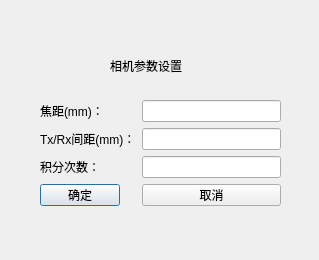
<?xml version="1.0" encoding="UTF-8"?>
<ui version="4.0">
 <class>CameraSetting_Dialog</class>
 <widget class="QDialog" name="CameraSetting_Dialog">
  <property name="geometry">
   <rect>
    <x>0</x>
    <y>0</y>
    <width>319</width>
    <height>260</height>
   </rect>
  </property>
  <property name="windowTitle">
   <string>相机参数设置界面</string>
  </property>
  <property name="windowIcon">
   <iconset resource="imgsource.qrc">
    <normaloff>:/new/prefix1/images/photo-camera.svg</normaloff>:/new/prefix1/images/photo-camera.svg</iconset>
  </property>
  <widget class="QLabel" name="label">
   <property name="geometry">
    <rect>
     <x>110</x>
     <y>50</y>
     <width>101</width>
     <height>31</height>
    </rect>
   </property>
   <property name="styleSheet">
    <string notr="true">font: 63 12pt &quot;Bookman Old Style&quot;;</string>
   </property>
   <property name="text">
    <string>相机参数设置</string>
   </property>
  </widget>
  <widget class="QWidget" name="layoutWidget">
   <property name="geometry">
    <rect>
     <x>40</x>
     <y>100</y>
     <width>241</width>
     <height>106</height>
    </rect>
   </property>
   <layout class="QFormLayout" name="formLayout">
    <item row="0" column="0">
     <widget class="QLabel" name="label_2">
      <property name="text">
       <string>焦距(mm)：</string>
      </property>
     </widget>
    </item>
    <item row="0" column="1">
     <widget class="QLineEdit" name="focalLength_lineEdit"/>
    </item>
    <item row="1" column="0">
     <widget class="QLabel" name="label_4">
      <property name="text">
       <string>Tx/Rx间距(mm)：</string>
      </property>
     </widget>
    </item>
    <item row="1" column="1">
     <widget class="QLineEdit" name="camera_diff_lineEdit"/>
    </item>
    <item row="2" column="0">
     <widget class="QLabel" name="label_3">
      <property name="text">
       <string>积分次数：</string>
      </property>
     </widget>
    </item>
    <item row="2" column="1">
     <widget class="QLineEdit" name="integrate_number_lineEdit"/>
    </item>
    <item row="3" column="0">
     <widget class="QPushButton" name="ok_pushButton">
      <property name="text">
       <string>确定</string>
      </property>
     </widget>
    </item>
    <item row="3" column="1">
     <widget class="QPushButton" name="cancel_pushButton">
      <property name="text">
       <string>取消</string>
      </property>
     </widget>
    </item>
   </layout>
  </widget>
 </widget>
 <resources>
  <include location="imgsource.qrc"/>
 </resources>
 <connections/>
</ui>
